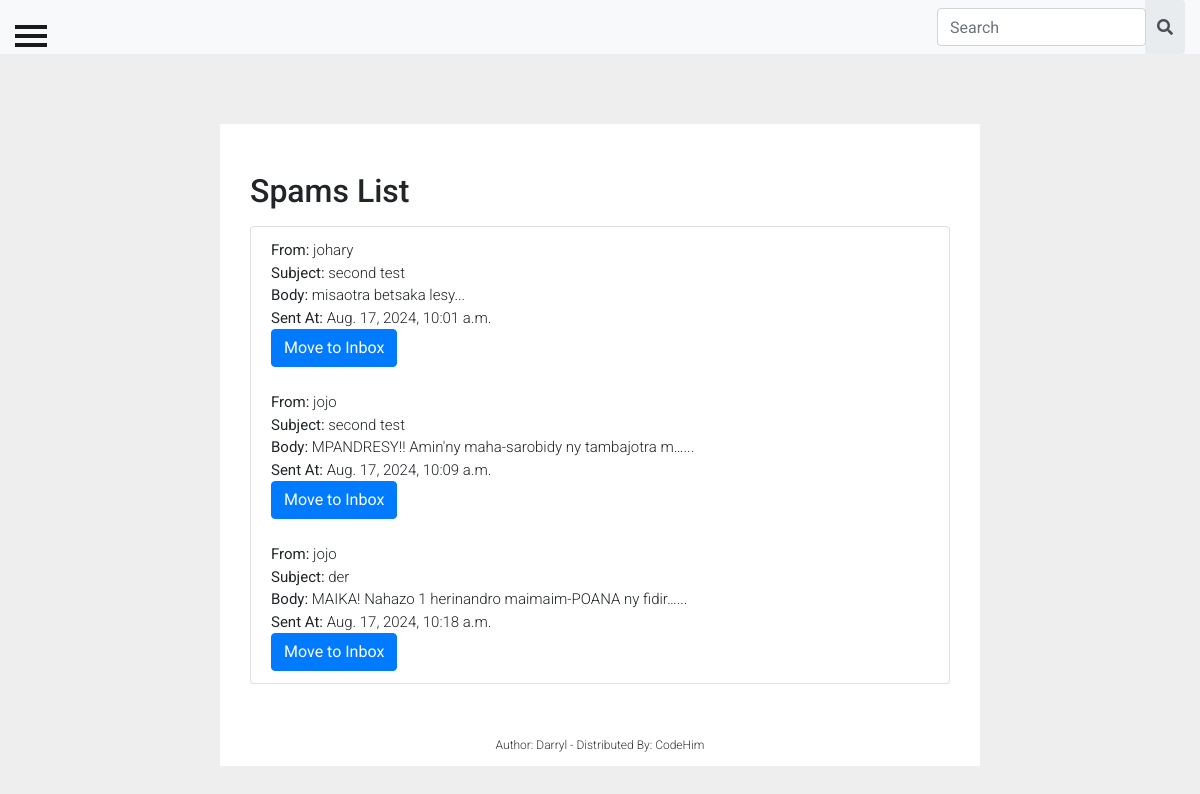
The app's page /messages/spams/ (signed in) with its own data.
### messaging/models.py (models this page shows, shortened)
class Message(models.Model):
    sender = models.ForeignKey(settings.AUTH_USER_MODEL, on_delete=models.CASCADE, related_name='sent_messages')
    recipient = models.ForeignKey(settings.AUTH_USER_MODEL, on_delete=models.CASCADE, related_name='received_messages')
    subject = models.CharField(max_length=255)
    body = models.TextField()
    sent_at = models.DateTimeField(auto_now_add=True)
    is_read = models.BooleanField(default=False)
    is_spam = models.BooleanField(default=False)

### messaging/views.py (the view)
# urls.py: path('spams/', views.spam_list, name='spam_list'),
@login_required
def spam_list(request):
    spams = Message.objects.filter(recipient=request.user, is_spam=True)
    return render(request, 'messages/spam_list.html', {'spams': spams})

### messaging/templates/messages/spam_list.html (shortened to what this page needs)
{% extends "messages/base.html" %}
{% block content %}
    <div class="container mt-5">
        <h2 class="mb-3">Spams List</h2>
        <ul class="list-group">
            {% for spam in spams %}
                <li class="list-group-item">
                    <strong>From:</strong> {{ spam.sender }} <br>
                    <strong>Subject:</strong> {{ spam.subject }} <br>
                    <strong>Body:</strong> {{ spam.body | truncatechars:50 }}... <br>
                    <strong>Sent At:</strong> {{ spam.sent_at }}
                    <form method="post" action="{% url 'move_to_inbox' spam.id %}">
                        <button type="submit" class="btn btn-primary">Move to Inbox</button>
                    </form>
                </li>
            {% empty %}
                <li class="list-group-item">No spam found.</li>
            {% endfor %}
        </ul>
    </div>
{% endblock content %}

### messaging/templates/messages/base.html (shortened to what this page needs)
<!DOCTYPE html>
<html lang="en">
<head>
    {% load static %}
    {% load bootstrap5 %}
    {% bootstrap_css %}
    <link rel='stylesheet' href='https://stackpath.bootstrapcdn.com/bootstrap/4.1.3/css/bootstrap.min.css'>
    <link rel='stylesheet' href='https://cdnjs.cloudflare.com/ajax/libs/animate.css/3.7.0/animate.min.css'>
    <link rel='stylesheet' href='https://maxcdn.bootstrapcdn.com/font-awesome/4.7.0/css/font-awesome.min.css'>
    <link rel='stylesheet' href='https://cdnjs.cloudflare.com/ajax/libs/tether/1.4.4/css/tether.min.css'>
    <link rel='stylesheet' href='https://cdnjs.cloudflare.com/ajax/libs/font-awesome/5.15.0/css/all.min.css'>
    <link rel='stylesheet' href="{% static 'messaging/css/style.css' %}">
    <link rel='stylesheet' href="{% static 'messaging/css/demo.css' %}">
</head>
<body>
  <header>
    <nav class="navbar navbar-light bg-body-tertiary">
        <div class="container-fluid">
            <form class="d-flex input-group w-auto" action="{% url 'search_messages' %}" method="get">
                <input
                  type="search"
                  name="q"
                  class="form-control rounded my-2"
                  placeholder="Search"
                  aria-label="Search"
                  aria-describedby="search-addon"
                />
                <span class="input-group-text border-0" id="search-addon">
                  <i class="fas fa-search"></i>
                </span>
            </form>
        </div>
    </nav>
  </header>
    <main>
      <div id="wrapper">
             <div id="page-content-wrapper">
                 <button type="button" class="hamburger animated fadeInLeft is-closed" data-toggle="offcanvas">
                     <span class="hamb-top"></span>
               <span class="hamb-middle"></span>
             <span class="hamb-bottom"></span>
                 </button>
                 <div class="container">
                     <div class="row">
                         <div class="col-lg-8 col-lg-offset-2" style="margin: auto; background: #fff">
                          {% block content %}
                          {% endblock content %}
       <footer class="credit">Author: Darryl - Distributed By: <a title="Awesome web design code & scripts" href="https://www.codehim.com?source=demo-page" target="_blank">CodeHim</a></footer>
                         </div>
                     </div>
                 </div>
             </div>
         </div>
    </main>
</body>
</html>

### messaging/static/messaging/css/style.css (style rules this page uses)
body { position: relative; overflow-x: hidden; background-color: #CFD8DC; }
body, html { height: 100%; }
#wrapper { padding-left: 0; -webkit-transition: all 0.5s ease; -moz-transition: all 0.5s ease; -o-transition: all 0.5s ease; transition: all 0.5s ease; }
#page-content-wrapper { width: 100%; padding-top: 70px; }
.navbar { padding: 0; }
.hamburger { position: fixed; top: 20px; z-index: 999; display: block; width: 32px; height: 32px; margin-left: 15px; background: transparent; border: none; }
.hamburger.is-closed:before { content: ''; display: block; width: 100px; font-size: 14px; color: #fff; line-height: 32px; text-align: center; opacity: 0; -webkit-transform: translate3d(0,0,0); -webkit-transition: all .35s ease-in-out; }
.hamburger.is-closed .hamb-top, .hamburger.is-closed .hamb-middle, .hamburger.is-closed .hamb-bottom, .hamburger.is-open .hamb-top, .hamburger.is-open .hamb-middle, .hamburger.is-open .hamb-bottom { position: absolute; left: 0; height: 4px; width: 100%; }
.hamburger.is-closed .hamb-top, .hamburger.is-closed .hamb-middle, .hamburger.is-closed .hamb-bottom { background-color: #1a1a1a; }
.hamburger.is-closed .hamb-top { top: 5px; -webkit-transition: all .35s ease-in-out; }
.hamburger.is-closed .hamb-middle { top: 50%; margin-top: -2px; }
.hamburger.is-closed .hamb-bottom { bottom: 5px; -webkit-transition: all .35s ease-in-out; }

### messaging/static/messaging/css/demo.css (style rules this page uses)
* { margin: 0; padding: 0; }
body { font-family: 'Roboto', sans-serif; font-style: normal; font-weight: 300; font-smoothing: antialiased; -webkit-font-smoothing: antialiased; -moz-osx-font-smoothing: grayscale; font-size: 15px; background: #eee; }
.btn:before { font-family: FontAwesome; font-weight: normal; margin-right: 10px; }
.credit { background: #fff; padding: 12px; font-size: 9pt; text-align: center; color: #333; margin-top: 40px; }
.credit a { color: #333; text-decoration: none; }

### records on screen
Message: sender "johary", subject "second test", body "misaotra betsaka lesy", sent_at "Aug. 17, 2024, 10:01 a.m."
Message: sender "jojo", subject "second test", body "MPANDRESY!! Amin'ny maha-sarobidy ny tambajotra m…", sent_at "Aug. 17, 2024, 10:09 a.m."
Message: sender "jojo", subject "der", body "MAIKA! Nahazo 1 herinandro maimaim-POANA ny fidir…", sent_at "Aug. 17, 2024, 10:18 a.m."
